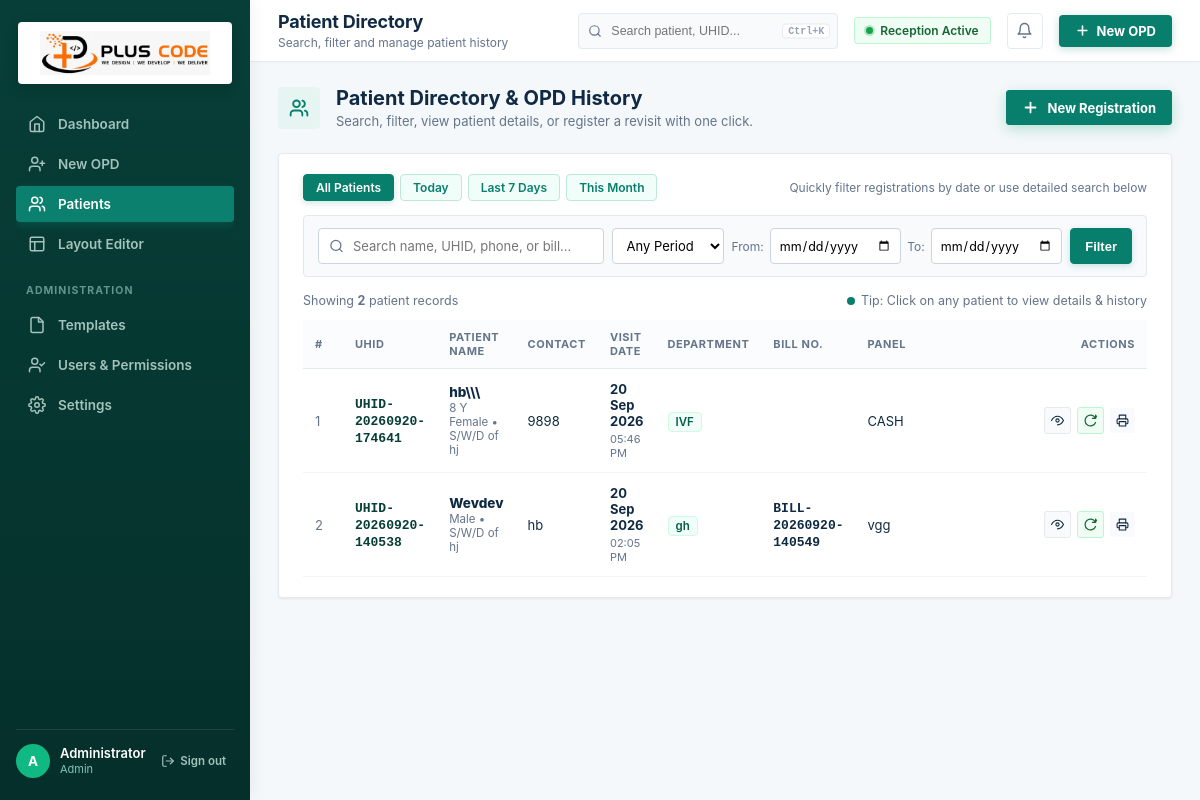
Screenshot of /patients.php (signed in) with the database file from the repository.
### tables this page shows
CREATE TABLE IF NOT EXISTS users (
  id INT UNSIGNED AUTO_INCREMENT PRIMARY KEY,
  name VARCHAR(120) NOT NULL,
  username VARCHAR(80) NOT NULL UNIQUE,
  password_hash VARCHAR(255) NOT NULL,
  role ENUM('admin','reception') NOT NULL DEFAULT 'reception',
  active TINYINT(1) NOT NULL DEFAULT 1,
  created_at TIMESTAMP NOT NULL DEFAULT CURRENT_TIMESTAMP
);

CREATE TABLE IF NOT EXISTS patients (
  id BIGINT UNSIGNED AUTO_INCREMENT PRIMARY KEY,
  uhid VARCHAR(100) NULL,
  name VARCHAR(160) NOT NULL,
  age VARCHAR(20) NULL,
  sex VARCHAR(20) NULL,
  guardian VARCHAR(160) NULL,
  contact_number VARCHAR(40) NULL,
  address TEXT NULL,
  bill_no VARCHAR(100) NULL,
  visit_date DATE NOT NULL,
  visit_time TIME NULL,
  panel VARCHAR(120) NULL,
  doctor_dept VARCHAR(160) NULL,
  room_no VARCHAR(60) NULL,
  app_no VARCHAR(60) NULL,
  created_by INT UNSIGNED NULL,
  created_at TIMESTAMP NOT NULL DEFAULT CURRENT_TIMESTAMP,
  updated_at TIMESTAMP NOT NULL DEFAULT CURRENT_TIMESTAMP ON UPDATE CURRENT_TIMESTAMP,
  INDEX idx_patients_visit_date(visit_date),
  INDEX idx_patients_uhid(uhid),
  INDEX idx_patients_name(name),
  INDEX idx_patients_bill(bill_no),
  INDEX idx_patients_phone(contact_number),
  CONSTRAINT fk_patients_user FOREIGN KEY(created_by) REFERENCES users(id) ON DELETE SET NULL
);

### patients.php (the view, shortened to what the rows shown need)
<?php
require_once __DIR__ . '/includes/header.php';
$where = [];
$params = [];
$sql = 'SELECT p.*, u.name AS created_by_name FROM patients p LEFT JOIN users u ON u.id = p.created_by'
     . ($where ? ' WHERE ' . implode(' AND ', $where) : '')
     . ' ORDER BY p.id DESC LIMIT 500';
$st = db()->prepare($sql);
$st->execute($params);
$rows = $st->fetchAll();
?>
<div class="page-title-banner">
    <div class="page-title-text" style="flex: 1;">
        <h2>Patient Directory & OPD History</h2>
    </div>
</div>
<section class="card">
    <div class="table-wrap">
        <table class="table-styled">
            <thead>
                <tr>
                    <th style="width: 40px;">#</th>
                    <th>UHID</th>
                    <th>PATIENT NAME</th>
                    <th>CONTACT</th>
                    <th>VISIT DATE</th>
                    <th>DEPARTMENT</th>
                    <th>BILL NO.</th>
                    <th>PANEL</th>
                    <th style="text-align: right; width: 230px;">ACTIONS</th>
                </tr>
            </thead>
            <tbody>
                <?php if (empty($rows)): ?>
                    <tr>
                        <td colspan="9" class="empty" style="text-align: center; padding: 36px 16px;">
                            <div style="font-size: 15px; font-weight: 700; color: var(--text-main); margin-bottom: 4px;">No patient records found</div>
                            <span style="color: var(--text-muted); font-size: 13px;">Try adjusting your search terms or date filters.</span>
                        </td>
                    </tr>
                <?php else: ?>
                    <?php foreach ($rows as $idx => $p):
                        $ageSex = trim(($p['age'] ? $p['age'] . ' Y' : '') . ' ' . ($p['sex'] ?: ''));
                    ?>
                        <tr style="cursor: pointer;" onclick="if (!event.target.closest('a, button')) openPatientModal(<?= $p['id'] ?>)">
                            <td style="color: var(--text-muted);"><?= $idx + 1 ?></td>
                            <td>
                                <a href="javascript:void(0)" onclick="openPatientModal(<?= $p['id'] ?>)" style="font-family: monospace; font-weight: 700; color: var(--primary-dark);" title="Click to view details">
                                    <?= e($p['uhid']) ?>
                                </a>
                            </td>
                            <td>
                                <div>
                                    <a href="javascript:void(0)" onclick="openPatientModal(<?= $p['id'] ?>)" style="font-weight: 800; color: var(--text-main); font-size: 13.5px;" title="Click to view patient details">
                                        <?= e($p['name']) ?>
                                    </a>
                                    <?php if ($ageSex): ?>
                                        <small style="display: block; color: var(--text-muted); font-size: 11.5px; margin-top: 1px;">
                                            <?= e($ageSex) ?>
                                            <?php if ($p['guardian']): ?> &bull; S/W/D of <?= e($p['guardian']) ?><?php endif; ?>
                                        </small>
                                    <?php endif; ?>
                                </div>
                            </td>
                            <td><?= e($p['contact_number'] ?: '—') ?></td>
                            <td>
                                <strong><?= e(date('d M Y', strtotime($p['visit_date']))) ?></strong>
                                <?php if ($p['visit_time']): ?>
                                    <small style="display: block; color: var(--text-muted); font-size: 11px;"><?= e(date('h:i A', strtotime($p['visit_time']))) ?></small>
                                <?php endif; ?>
                            </td>
                            <td><span class="dept-badge"><?= e($p['doctor_dept'] ?: 'General') ?></span></td>
                            <td><span style="font-family: monospace; font-weight: 600; color: var(--text-main);"><?= e($p['bill_no']) ?></span></td>
                            <td><span class="panel-tag"><?= e($p['panel'] ?: 'CASH') ?></span></td>
                            <td style="text-align: right;">
                                <div style="display: flex; align-items: center; justify-content: flex-end; gap: 6px;">
                                    <button type="button" class="btn-table-action view" onclick="openPatientModal(<?= $p['id'] ?>)" title="View Full Patient Details & Visit History">
                                        <svg viewBox="0 0 24 24" fill="none" stroke="currentColor" stroke-width="2" stroke-linecap="round" stroke-linejoin="round">
                                            <path d="M1 12s4-8 11-8 11 8 11 8-4 8-11 8-11-8z"></path>
                                            <circle cx="12" cy="12" r="3"></circle>
                                        </svg>
                                    </button>
                                    <a class="btn-table-action revisit" href="patient_form.php?revisit_id=<?= $p['id'] ?>" title="Register New OPD Visit for this Patient">
                                        <svg viewBox="0 0 24 24" fill="none" stroke="currentColor" stroke-width="2.2" stroke-linecap="round" stroke-linejoin="round">
                                            <path d="M21.5 2v6h-6M21.34 15.57a10 10 0 1 1-.57-8.38l5.67-5.67"/>
                                        </svg>
                                    </a>
                                    <button type="button" class="btn-table-action print" onclick="openPrintModal(<?= (int)$p['id'] ?>, '<?= e(addslashes($p['name'])) ?>', '<?= e(addslashes($p['uhid'])) ?>')" title="Print OPD Slip" style="cursor: pointer; border: none; font-family: inherit;">
                                        <svg viewBox="0 0 24 24" fill="none" stroke="currentColor" stroke-width="2" stroke-linecap="round" stroke-linejoin="round">
                                            <polyline points="6 9 6 2 18 2 18 9"></polyline>
                                            <path d="M6 18H4a2 2 0 0 1-2-2v-5a2 2 0 0 1 2-2h16a2 2 0 0 1 2 2v5a2 2 0 0 1-2 2h-2"></path>
                                            <rect x="6" y="14" width="12" height="8"></rect>
                                        </svg>
                                    </button>
                                </div>
                            </td>
                        </tr>
                    <?php endforeach; ?>
                <?php endif; ?>
            </tbody>
        </table>
    </div>
</section>
<?php require __DIR__ . '/includes/footer.php'; ?>

### includes/header.php (shortened to what the rows shown need)
<?php
require_once __DIR__ . '/auth.php';
$user = require_login();
$current = basename($_SERVER['PHP_SELF']);
$pageTitles = [
    'dashboard.php' => ['Dashboard', "Overview of today's OPD activity & patient visits"],
    'patient_form.php' => ['New OPD Registration', 'Register patient & generate printable slip'],
    'patients.php' => ['Patient Directory', 'Search, filter and manage patient history'],
    'patient_profile.php' => ['Patient Profile', 'Complete medical visit history & patient records'],
    'template_editor.php' => ['Layout Editor', 'Configure print alignment & slip fields'],
    'templates.php' => ['OPD Templates', 'Manage print slip layouts & paper settings'],
    'users.php' => ['Users & Permissions', 'Manage hospital staff and reception logins'],
    'settings.php' => ['Clinic Settings', 'Hospital details, print parameters & preferences'],
];
$currentTitleInfo = $pageTitles[$current] ?? ['OPD Form Studio', 'Hospital Management System'];
$topTitle = $currentTitleInfo[0];
?>
<!doctype html>
<html lang="en">
<head>
    <link rel="stylesheet" href="assets/css/app.css">
</head>
<body>
<div class="app-shell">
    <aside class="sidebar" id="appSidebar">
        <div class="sidebar-footer">
            <div class="user-profile-chip">
                <div class="user-avatar-circle">
                    <?= e(strtoupper(substr($user['name'], 0, 1))) ?>
                </div>
                <div>
                    <strong><?= e($user['name']) ?></strong>
                    <small><?= e(ucfirst($user['role'])) ?></small>
                </div>
            </div>
        </div>
    </aside>
    <main class="main">
        <header class="topbar">
            <div class="topbar-left">
                <div class="topbar-titles">
                    <h1><?= e($topTitle) ?></h1>
                </div>
            </div>
        </header>
        <section class="content">

### rows the page displays
users: name "A", name "Administrator", role "Admin"
patients: uhid "UHID-20260920-174641", name "hb\\\\\\", ageSex "8 Y Female", guardian "hj", contact_number "9898", visit_date "20 Sep 2026", visit_time "05:46 PM", doctor_dept "IVF", panel "CASH"
patients: uhid "UHID-20260920-140538", name "Wevdev", sex "Male", guardian "hj", contact_number "hb", visit_date "20 Sep 2026", visit_time "02:05 PM", doctor_dept "gh", bill_no "BILL-20260920-140549", panel "vgg"

### other values shown
$topTitle "Patient Directory"
$topSubtitle "Search, filter and manage patient history"
$totalCount "2"
